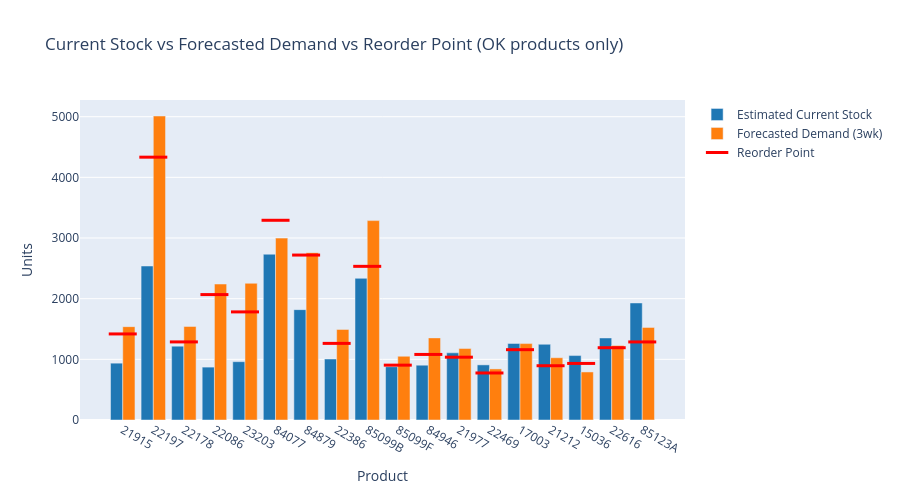

This figure's notebook cell:
### Code cell
import plotly.graph_objects as go

ok_alerts = alerts[alerts['AlertLevel'] != 'unreliable'].copy()

fig2 = go.Figure()
fig2.add_trace(go.Bar(
    name='Estimated Current Stock', x=ok_alerts['StockCode'],
    y=ok_alerts['EstimatedCurrentStock'], marker_color='#1f77b4'
))
fig2.add_trace(go.Bar(
    name='Forecasted Demand (3wk)', x=ok_alerts['StockCode'],
    y=ok_alerts['ForecastedDemand_Reorder'], marker_color='#ff7f0e'
))
fig2.add_trace(go.Scatter(
    name='Reorder Point', x=ok_alerts['StockCode'],
    y=ok_alerts['ReorderPoint'], mode='markers',
    marker=dict(symbol='line-ew', size=20, color='red', line=dict(width=3, color='red'))
))
fig2.update_layout(
    barmode='group',
    title='Current Stock vs Forecasted Demand vs Reorder Point (OK products only)',
    xaxis_title='Product', yaxis_title='Units', height=500
)
fig2.show()

### Figure 1 — Plotly figure (JSON) as saved in the notebook; plotly's stock layout.template omitted (floating-point values rounded to 4 significant figures)
{"data": [{"marker": {"color": "#1f77b4"}, "name": "Estimated Current Stock", "type": "bar", "x": ["21915", "22197", "22178", "22086", "23203", "84077", "84879", "22386", "85099B", "85099F", "84946", "21977", "22469", "17003", "21212", "15036", "22616", "85123A"], "y": [937.0, 2538.0, 1218.0, 871.9, 961.4, 2733.0, 1819.0, 1005.0, 2335.0, 878.5, 903.1, 1107.0, 908.7, 1262.0, 1248.0, 1062.0, 1352.0, 1930.0]}, {"marker": {"color": "#ff7f0e"}, "name": "Forecasted Demand (3wk)", "type": "bar", "x": ["21915", "22197", "22178", "22086", "23203", "84077", "84879", "22386", "85099B", "85099F", "84946", "21977", "22469", "17003", "21212", "15036", "22616", "85123A"], "y": [1539.0, 5011.0, 1542.0, 2241.0, 2254.0, 2998.0, 2759.0, 1493.0, 3287.0, 1051.0, 1354.0, 1178.0, 842.1, 1260.0, 1027.0, 791.9, 1228.0, 1527.0]}, {"marker": {"color": "red", "line": {"color": "red", "width": 3}, "size": 20, "symbol": "line-ew"}, "mode": "markers", "name": "Reorder Point", "type": "scatter", "x": ["21915", "22197", "22178", "22086", "23203", "84077", "84879", "22386", "85099B", "85099F", "84946", "21977", "22469", "17003", "21212", "15036", "22616", "85123A"], "y": [1419.0, 4333.0, 1287.0, 2067.0, 1782.0, 3292.0, 2719.0, 1263.0, 2533.0, 904.4, 1081.0, 1036.0, 775.2, 1159.0, 894.7, 932.5, 1192.0, 1287.0]}], "layout": {"barmode": "group", "height": 500, "title": {"text": "Current Stock vs Forecasted Demand vs Reorder Point (OK products only)"}, "xaxis": {"title": {"text": "Product"}}, "yaxis": {"title": {"text": "Units"}}}}
